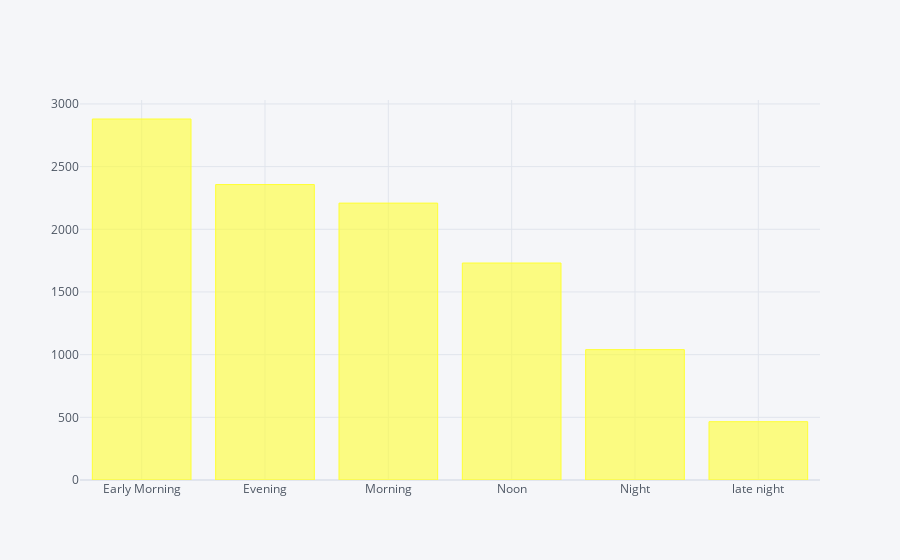

Source (notebook cell):
### Code cell
data['Dep_Time_hour'].apply(flight_dep_time).value_counts().iplot(kind="bar",color="yellow")

### Figure 1 — Plotly figure (JSON) as saved in the notebook; plotly's stock layout.template omitted (floating-point values rounded to 4 significant figures)
{"data": [{"marker": {"color": "rgba(255, 255, 51, 0.6)", "line": {"color": "rgba(255, 255, 51, 1.0)", "width": 1}}, "name": "count", "orientation": "v", "text": "", "x": ["Early Morning", "Evening", "Morning", "Noon", "Night", "late night"], "y": [2880, 2357, 2209, 1731, 1040, 465], "type": "bar"}], "layout": {"legend": {"bgcolor": "#F5F6F9", "font": {"color": "#4D5663"}}, "paper_bgcolor": "#F5F6F9", "plot_bgcolor": "#F5F6F9", "title": {"font": {"color": "#4D5663"}}, "xaxis": {"gridcolor": "#E1E5ED", "showgrid": true, "tickfont": {"color": "#4D5663"}, "title": {"font": {"color": "#4D5663"}, "text": ""}, "zerolinecolor": "#E1E5ED"}, "yaxis": {"gridcolor": "#E1E5ED", "showgrid": true, "tickfont": {"color": "#4D5663"}, "title": {"font": {"color": "#4D5663"}, "text": ""}, "zerolinecolor": "#E1E5ED"}}}
